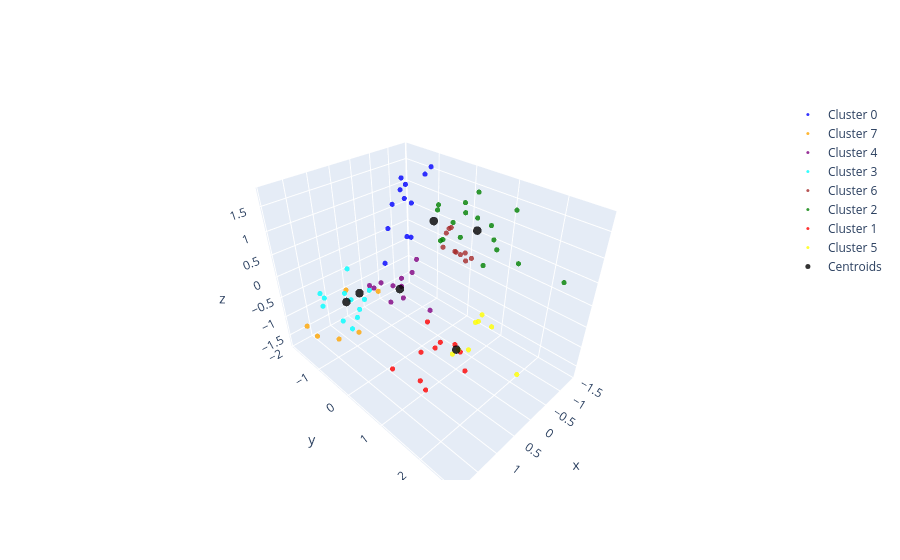

Notebook code cell kept with this figure:
### Markdown cell above
### Visualización en 3D (male)

### Code cell
df_male['Cluster_male'] = kmeans.fit_predict(df_male[['Age', 'Annual Income', 'Spending Score']])

# Define los colores para cada cluster
colores = ['blue', 'red', 'green', 'cyan', 'purple', 'yellow', 'brown', 'orange']

fig_male = go.Figure()

# Scatter plot para cada cluster
for i in df_male['Cluster_male'].unique():
  df_cluster = df_male[df_male['Cluster_male'] == i]
  fig_male.add_trace(go.Scatter3d(
    x = df_cluster['Age'], 
    y = df_cluster['Annual Income'], 
    z = df_cluster['Spending Score'], 
    mode = 'markers',
    marker = dict(
      size = 3,
      color = colores[i],
      opacity = 0.8
    ),
    name = 'Cluster ' + str(i)
  ))

# Añade los centroides al gráfico
fig_male.add_trace(go.Scatter3d(
  x = centroids_male[:, 0], 
  y = centroids_male[:, 1], 
  z = centroids_male[:, 2], 
  mode = 'markers',
  marker = dict(
    size = 5,
    color = 'black',                
    opacity = 0.8
  ),
  name = 'Centroids'
))

fig_male.show()

### Figure 1 — Plotly figure (JSON) as saved in the notebook; plotly's stock layout.template omitted (floating-point values rounded to 4 significant figures)
{"data": [{"marker": {"color": "blue", "opacity": 0.8, "size": 3}, "mode": "markers", "name": "Cluster 0", "type": "scatter3d", "x": [-1.344, -1.216, -1.152, -1.28, -0.3205, -0.9601, -0.5763, -0.7043, -0.3205, -1.408, -1.024, -0.4484], "y": [-1.87, -1.87, -1.665, -1.623, -1.5, -1.5, -1.459, -1.336, -1.336, -1.13, -0.9245, -0.7601], "z": [-0.3407, 1.171, 1.099, 0.6313, -0.4847, 0.8833, 0.8833, 1.207, 0.4513, 1.567, 1.567, 0.4153]}, {"marker": {"color": "orange", "opacity": 0.8, "size": 3}, "mode": "markers", "name": "Cluster 7", "type": "scatter3d", "x": [1.534, 1.726, -0.1926, 0.7667, 1.278, 0.8307], "y": [-1.706, -1.706, -1.665, -1.541, -1.253, -1.13], "z": [-1.637, -1.241, -1.277, -0.7007, -1.601, -1.601]}, {"marker": {"color": "purple", "opacity": 0.8, "size": 3}, "mode": "markers", "name": "Cluster 4", "type": "scatter3d", "x": [0.5109, 0.4469, 0.8307, -0.0007437, -0.1287, 0.5109, 0.5109, 0.5109, 0.5749, 0.8946, 0.1911], "y": [-0.8834, -0.719, -0.5956, -0.2667, -0.2667, -0.2667, -0.02008, 0.02103, 0.06214, 0.1033, 0.4321], "z": [-0.4487, -0.2687, -0.08874, -0.01674, 0.2353, -0.08874, 0.01926, -0.2327, 0.2713, -0.08874, -0.4847]}, {"marker": {"color": "cyan", "opacity": 0.8, "size": 3}, "mode": "markers", "name": "Cluster 3", "type": "scatter3d", "x": [1.214, 1.854, 1.918, 1.47, 1.918, 1.214, 1.086, 1.726, 1.726, 1.79, 1.662, 1.598], "y": [-0.719, -0.6778, -0.5956, -0.5134, -0.4723, -0.2667, -0.2667, -0.2667, 0.06214, 0.1033, 0.1033, 0.1033], "z": [0.4153, -0.08874, 0.2713, 0.09126, 0.2353, -0.05274, 0.09126, -0.2687, 0.3793, -0.1967, -0.01674, 0.1273]}, {"marker": {"color": "brown", "opacity": 0.8, "size": 3}, "mode": "markers", "name": "Cluster 6", "type": "scatter3d", "x": [-1.344, -1.408, -1.344, -0.8961, -1.408, -1.024, -1.28, -0.8961, -1.344, -0.8322], "y": [-0.5956, -0.5134, -0.5134, -0.2667, -0.06119, -0.02008, 0.02103, 0.06214, 0.1444, 0.2677], "z": [0.2353, 0.3793, 0.3793, 0.1993, -0.2687, 0.1273, 0.01926, 0.2353, -0.08874, 0.2713]}, {"marker": {"color": "green", "opacity": 0.8, "size": 3}, "mode": "markers", "name": "Cluster 2", "type": "scatter3d", "x": [-0.0647, -0.0007437, -0.1287, -0.0647, -0.5124, -0.5124, -0.7682, -0.3845, -0.0647, -0.5124, -0.7682, -0.2566, -0.8322, -0.3205, -0.6403, -0.7682, -0.5124], "y": [0.3499, 0.4321, 0.4321, 0.4321, 0.5144, 0.5966, 0.6788, 0.7199, 0.7199, 1.09, 1.09, 1.09, 1.131, 1.337, 1.583, 1.665, 2.693], "z": [1.531, 1.675, 0.9553, 0.9553, 0.8833, 1.603, 1.747, 1.495, 1.423, 0.5233, 0.9553, 1.567, 0.7393, 1.495, 1.747, 0.7033, 0.9193]}, {"marker": {"color": "red", "opacity": 0.8, "size": 3}, "mode": "markers", "name": "Cluster 1", "type": "scatter3d", "x": [1.214, 0.4469, 0.5109, 0.1911, 0.6388, 0.1272, -0.0007437, 1.15, 1.214, 0.383], "y": [0.4321, 0.4321, 0.6788, 0.7199, 1.008, 1.049, 1.09, 1.131, 1.337, 1.542], "z": [-1.349, -1.421, -0.4487, -1.133, -0.8088, -1.025, -1.277, -1.205, -1.241, -1.205]}, {"marker": {"color": "yellow", "opacity": 0.8, "size": 3}, "mode": "markers", "name": "Cluster 5", "type": "scatter3d", "x": [-1.28, -1.344, -0.9601, -0.1926, -0.3845, -1.344, -0.2566, -0.4484], "y": [0.5144, 0.5555, 0.6788, 0.7199, 0.7199, 0.8432, 1.09, 2.159], "z": [-1.565, -1.385, -1.313, -1.709, -1.709, -1.565, -1.385, -1.457]}, {"marker": {"color": "black", "opacity": 0.8, "size": 5}, "mode": "markers", "name": "Centroids", "type": "scatter3d", "x": [0.4398, -1.081, -0.04965, 1.598, -0.4183, 0.4469], "y": [-1.523, -0.7233, 0.9424, -0.2839, 0.9738, -0.1434], "z": [-0.9368, 0.5744, -1.338, 0.08226, 1.231, -0.1367]}], "layout": {}}
